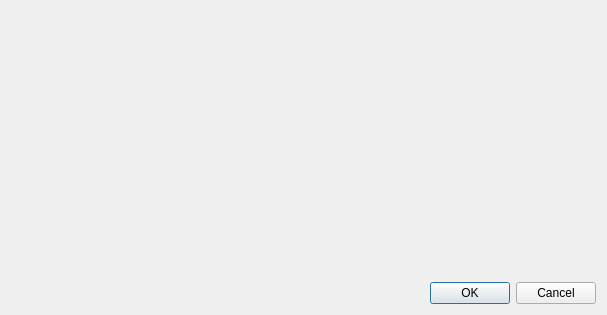
<?xml version="1.0" encoding="UTF-8"?>
<ui version="4.0">
 <comment>
***********************************************************************
*
* Copyright (c) 2021-2022 Barbara Geller
* Copyright (c) 2021-2022 Ansel Sermersheim
*
* Copyright (c) 2015 The Qt Company Ltd.
*
* Designer is free software. You can redistribute it and/or
* modify it under the terms of the GNU Lesser General Public License
* version 2.1 as published by the Free Software Foundation.
*
* Designer is distributed in the hope that it will be useful,
* but WITHOUT ANY WARRANTY; without even the implied warranty of
* MERCHANTABILITY or FITNESS FOR A PARTICULAR PURPOSE.
*
* https://www.gnu.org/licenses/
*
***********************************************************************
 </comment>
 <class>QtGradientSelect</class>
 <widget class="QDialog" name="QtGradientSelect">
  <property name="geometry">
   <rect>
    <x>0</x>
    <y>0</y>
    <width>607</width>
    <height>315</height>
   </rect>
  </property>
  <property name="windowTitle">
   <string>Select Gradient</string>
  </property>
  <layout class="QVBoxLayout">
   <item>
    <widget class="QtGradientView" name="gradientView">
     <property name="sizePolicy">
      <sizepolicy hsizetype="MinimumExpanding" vsizetype="MinimumExpanding">
       <horstretch>0</horstretch>
       <verstretch>0</verstretch>
      </sizepolicy>
     </property>
    </widget>
   </item>
   <item>
    <widget class="QDialogButtonBox" name="buttonBox">
     <property name="orientation">
      <enum>Qt::Horizontal</enum>
     </property>
     <property name="standardButtons">
      <set>QDialogButtonBox::Cancel|QDialogButtonBox::Ok</set>
     </property>
    </widget>
   </item>
  </layout>
 </widget>
 <customwidgets>
  <customwidget>
   <class>QtGradientView</class>
   <extends>QFrame</extends>
   <header>qtgradientview.h</header>
   <container>1</container>
  </customwidget>
 </customwidgets>
 <resources/>
 <connections>
  <connection>
   <sender>buttonBox</sender>
   <signal>accepted()</signal>
   <receiver>QtGradientSelect</receiver>
   <slot>accept()</slot>
   <hints>
    <hint type="sourcelabel">
     <x>72</x>
     <y>224</y>
    </hint>
    <hint type="destinationlabel">
     <x>21</x>
     <y>243</y>
    </hint>
   </hints>
  </connection>
  <connection>
   <sender>buttonBox</sender>
   <signal>rejected()</signal>
   <receiver>QtGradientSelect</receiver>
   <slot>reject()</slot>
   <hints>
    <hint type="sourcelabel">
     <x>168</x>
     <y>233</y>
    </hint>
    <hint type="destinationlabel">
     <x>152</x>
     <y>251</y>
    </hint>
   </hints>
  </connection>
 </connections>
</ui>
